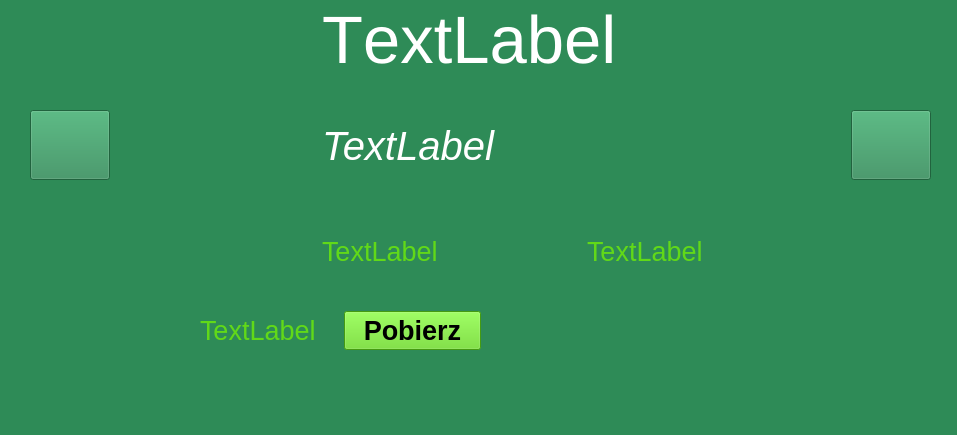
<?xml version="1.0" encoding="UTF-8"?>
<ui version="4.0">
 <class>MainWindow</class>
 <widget class="QMainWindow" name="MainWindow">
  <property name="geometry">
   <rect>
    <x>0</x>
    <y>0</y>
    <width>957</width>
    <height>435</height>
   </rect>
  </property>
  <property name="windowTitle">
   <string notr="true">MojeDźwięki. Wykonał: 00000000</string>
  </property>
  <property name="styleSheet">
   <string notr="true">background-color: #2E8B57</string>
  </property>
  <widget class="QWidget" name="centralwidget">
   <widget class="QWidget" name="">
    <property name="geometry">
     <rect>
      <x>0</x>
      <y>-10</y>
      <width>961</width>
      <height>311</height>
     </rect>
    </property>
    <layout class="QHBoxLayout" name="horizontalLayout_2">
     <property name="leftMargin">
      <number>30</number>
     </property>
     <property name="rightMargin">
      <number>30</number>
     </property>
     <item>
      <widget class="QPushButton" name="prevButton">
       <property name="sizePolicy">
        <sizepolicy hsizetype="Minimum" vsizetype="Fixed">
         <horstretch>0</horstretch>
         <verstretch>0</verstretch>
        </sizepolicy>
       </property>
       <property name="maximumSize">
        <size>
         <width>80</width>
         <height>70</height>
        </size>
       </property>
       <property name="baseSize">
        <size>
         <width>80</width>
         <height>70</height>
        </size>
       </property>
       <property name="autoFillBackground">
        <bool>false</bool>
       </property>
       <property name="styleSheet">
        <string notr="true"/>
       </property>
       <property name="text">
        <string/>
       </property>
       <property name="icon">
        <iconset resource="resources.qrc">
         <normaloff>:/images/obraz3.png</normaloff>:/images/obraz3.png</iconset>
       </property>
       <property name="iconSize">
        <size>
         <width>70</width>
         <height>70</height>
        </size>
       </property>
      </widget>
     </item>
     <item>
      <widget class="QLabel" name="label">
       <property name="maximumSize">
        <size>
         <width>200</width>
         <height>200</height>
        </size>
       </property>
       <property name="text">
        <string/>
       </property>
       <property name="pixmap">
        <pixmap resource="resources.qrc">:/images/obraz.png</pixmap>
       </property>
       <property name="scaledContents">
        <bool>true</bool>
       </property>
      </widget>
     </item>
     <item>
      <layout class="QVBoxLayout" name="verticalLayout">
       <item>
        <widget class="QLabel" name="artistLabel">
         <property name="font">
          <font>
           <pointsize>50</pointsize>
           <italic>false</italic>
           <kerning>false</kerning>
          </font>
         </property>
         <property name="styleSheet">
          <string notr="true">color: white;</string>
         </property>
         <property name="text">
          <string>TextLabel</string>
         </property>
        </widget>
       </item>
       <item>
        <widget class="QLabel" name="albumTitleLabel">
         <property name="font">
          <font>
           <pointsize>30</pointsize>
           <italic>true</italic>
           <kerning>true</kerning>
          </font>
         </property>
         <property name="styleSheet">
          <string notr="true">color: white;
</string>
         </property>
         <property name="text">
          <string>TextLabel</string>
         </property>
        </widget>
       </item>
       <item>
        <layout class="QHBoxLayout" name="horizontalLayout">
         <item>
          <widget class="QLabel" name="songsCountLabel">
           <property name="font">
            <font>
             <pointsize>20</pointsize>
            </font>
           </property>
           <property name="styleSheet">
            <string notr="true">color: #61D918;</string>
           </property>
           <property name="text">
            <string>TextLabel</string>
           </property>
          </widget>
         </item>
         <item>
          <widget class="QLabel" name="yearLabel">
           <property name="font">
            <font>
             <pointsize>20</pointsize>
            </font>
           </property>
           <property name="styleSheet">
            <string notr="true">color: #61D918;</string>
           </property>
           <property name="text">
            <string>TextLabel</string>
           </property>
          </widget>
         </item>
        </layout>
       </item>
      </layout>
     </item>
     <item>
      <widget class="QPushButton" name="nextButton">
       <property name="sizePolicy">
        <sizepolicy hsizetype="Minimum" vsizetype="Fixed">
         <horstretch>0</horstretch>
         <verstretch>0</verstretch>
        </sizepolicy>
       </property>
       <property name="maximumSize">
        <size>
         <width>80</width>
         <height>70</height>
        </size>
       </property>
       <property name="baseSize">
        <size>
         <width>80</width>
         <height>70</height>
        </size>
       </property>
       <property name="autoFillBackground">
        <bool>false</bool>
       </property>
       <property name="styleSheet">
        <string notr="true"/>
       </property>
       <property name="text">
        <string/>
       </property>
       <property name="icon">
        <iconset resource="resources.qrc">
         <normaloff>:/images/obraz2.png</normaloff>:/images/obraz2.png</iconset>
       </property>
       <property name="iconSize">
        <size>
         <width>70</width>
         <height>70</height>
        </size>
       </property>
      </widget>
     </item>
    </layout>
   </widget>
   <widget class="QWidget" name="">
    <property name="geometry">
     <rect>
      <x>200</x>
      <y>300</y>
      <width>281</width>
      <height>61</height>
     </rect>
    </property>
    <layout class="QHBoxLayout" name="horizontalLayout_3">
     <item>
      <widget class="QLabel" name="downloadsLabel">
       <property name="font">
        <font>
         <pointsize>20</pointsize>
        </font>
       </property>
       <property name="styleSheet">
        <string notr="true">color: #61D918;
</string>
       </property>
       <property name="text">
        <string>TextLabel</string>
       </property>
      </widget>
     </item>
     <item>
      <widget class="QPushButton" name="downloadButton">
       <property name="font">
        <font>
         <pointsize>20</pointsize>
         <bold>true</bold>
        </font>
       </property>
       <property name="autoFillBackground">
        <bool>false</bool>
       </property>
       <property name="styleSheet">
        <string notr="true">background-color: #61D918;
color: black;
</string>
       </property>
       <property name="text">
        <string>Pobierz</string>
       </property>
      </widget>
     </item>
    </layout>
   </widget>
  </widget>
  <widget class="QMenuBar" name="menubar">
   <property name="geometry">
    <rect>
     <x>0</x>
     <y>0</y>
     <width>957</width>
     <height>38</height>
    </rect>
   </property>
  </widget>
  <widget class="QStatusBar" name="statusbar"/>
 </widget>
 <resources>
  <include location="resources.qrc"/>
 </resources>
 <connections/>
</ui>
